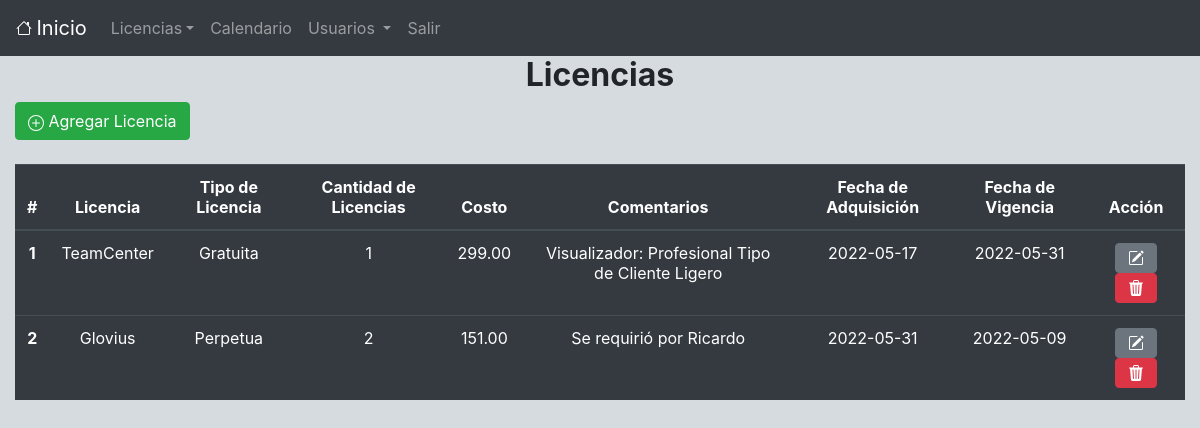
Page /licencias/licencias.php (signed in) on the committed database.
### tables this page shows
CREATE TABLE `licencias` (
  `id_licencia` int NOT NULL,
  `licencia` varchar(100) NOT NULL,
  `tipo_licencia` varchar(100) DEFAULT NULL,
  `cantidad_licencias` int DEFAULT NULL,
  `costo` decimal(10,2) DEFAULT NULL,
  `comentarios` varchar(300) DEFAULT NULL,
  `adquisicion` date DEFAULT NULL,
  `vigencia` date DEFAULT NULL
);

### class/licencias.class.php (called while the page is built, shortened)
<?php
require_once("database.class.php");
class Licencias extends Database{
  function readLicencia()
  {
    $resultado = $this->conn->query("SELECT * FROM licencias");
    $datos = $resultado->fetchAll();
    return $datos;
  }
}
$licencias = new Licencias;
?>

### class/database.class.php (called while the page is built, shortened)
<?php
class Database{
  function connect()
  {
    $this->host = "localhost";
    $this->db_name ="licenseas";
    $this->user = "proyecto";
    $this->password = "proyecto123";
    $this->conn = new PDO('mysql:host='.$this->host.';dbname='.$this->db_name, $this->user, $this->password);
  }
}
?>

### licencias/view/index.php (the view, shortened to what this page needs)
<?php include("../view/header.php"); ?>
<h2 align="center"><b>Licencias </b></h2>
<div class = "container-fluid">
  <div class = "row text-left">
   <div class = "col col-lg-12">
     <a class="btn btn-success" href="licencias.php?action=form" role="button"> Agregar Licencia</a>
   </div>
 </div>
 <div class = "row">
  <div class = "col col-lg-12"> &nbsp;
  </div>
</div>
<div class = "row">
  <div class = "col col-lg-12">
    <table class="table table-dark">
      <thead>
        <tr>
          <th scope="col">#</th>
          <th scope="col">Licencia</th>
          <th scope="col">Tipo de Licencia</th>
          <th scope="col">Cantidad de Licencias</th>
          <th scope="col">Costo</th>
          <th scope="col">Comentarios</th>
          <th scope="col">Fecha de Adquisición</th>
          <th scope="col">Fecha de Vigencia</th>
          <th scope="col">Acción</th>
        </tr>
      </thead>
      <tbody>
        <?php
        $i = 1;
        foreach ($data as $resultado=>$fila){
          ?>
          <tr>
            <th scope="row"><?php echo $i; ?></th>
            <td style="text-align:center;"><?php echo $fila["licencia"];  ?></td>
            <td style="text-align:center;"><?php echo $fila["tipo_licencia"];  ?></td>
            <td style="text-align:center;"><?php echo $fila["cantidad_licencias"];  ?></td>
            <td style="text-align:center;"><?php echo $fila["costo"];  ?></td>
            <td style="text-align:center;"><?php echo $fila["comentarios"];  ?></td>
            <td style="text-align:center;"><?php echo $fila["adquisicion"];  ?></td>
            <td style="text-align:center;"><?php echo $fila["vigencia"];  ?></td>
            <td style="text-align:center;"><a class="btn btn-secondary" href="licencias.php?action=form&id_licencia=<?php echo $fila["id_licencia"];  ?>" role="button"></a>
            <a class="btn btn-danger" href="licencias.php?action=delete&id_licencia=<?php echo $fila["id_licencia"];  ?>" role="button" onclick="return confirm('¿Realmente desea eliminar?')"></a></td>
          </tr>
          <?php
          $i++;
        }
        ?>
      </tbody>
    </table>
  </div>
</div>
</div>
<?php include("../view/footer.php"); ?>

### licencias/view/index.php (style rules this page uses)
table th { text-align: center; }

### rows in the picture
licencias: licencia "TeamCenter", tipo_licencia "Gratuita", cantidad_licencias "1", costo "299.00", comentarios "Visualizador: Profesional Tipo de Cliente Ligero", adquisicion "2022-05-17", vigencia "2022-05-31"
licencias: licencia "Glovius", tipo_licencia "Perpetua", cantidad_licencias "2", costo "151.00", comentarios "Se requirió por Ricardo", adquisicion "2022-05-31", vigencia "2022-05-09"
